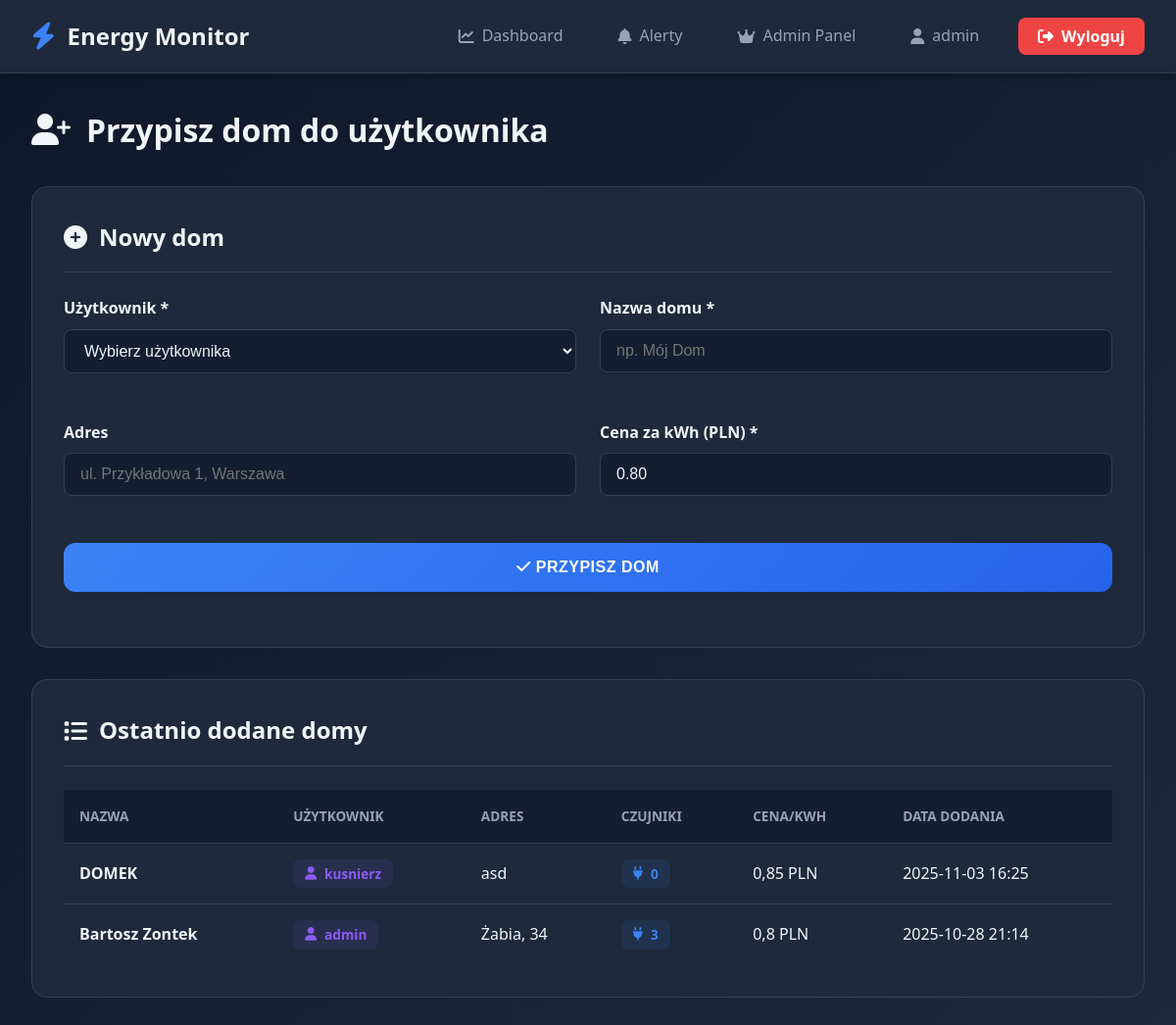
/api/admin-panel/assign/ (signed in), run on the app's committed database.
### sensors/models.py (models this page shows, shortened)
class House(models.Model):
    user = models.ForeignKey(User, on_delete=models.CASCADE, related_name='houses')
    name = models.CharField(max_length=100, verbose_name="Nazwa")
    address = models.CharField(max_length=255, blank=True, verbose_name="Adres")
    created_at = models.DateTimeField(auto_now_add=True, verbose_name="Data utworzenia")
    price_per_kwh = models.FloatField(default=0.80, verbose_name="Cena za kWh [PLN]")
    monthly_limit_kwh = models.FloatField(
        null=True,
        blank=True,
        verbose_name="Limit miesięczny [kWh]",
        help_text="Alert gdy przekroczono limit"
    )
    alert_email = models.EmailField(
        blank=True,
        verbose_name="Email do alertów",
        help_text="Jeśli pusty, użyje email użytkownika"
    )
    class Meta:
        verbose_name = "Dom"
        verbose_name_plural = "Domy"
        ordering = ['name']

### sensors/views.py (the view, shortened to what this page needs)
# urls.py: path('admin-panel/assign/', assign_house_view, name='assign_house'),
@login_required
def assign_house_view(request):
    if not request.user.is_staff: return HttpResponseForbidden("Brak dostępu")
    users = User.objects.filter(is_active=True).order_by('username')
    all_houses = House.objects.all().select_related('user').order_by('-created_at')[:50]
    context = {'users': users, 'all_houses': all_houses}
    return render(request, 'admin_assign.html', context)

### templates/admin_assign.html (shortened to what this page needs)
{% extends 'base.html' %}
{% block content %}
<div class="assign-container">
  <div class="assign-header">
    <h1><i class="fas fa-user-plus"></i> Przypisz dom do użytkownika</h1>
  </div>
  <div class="form-panel">
    <h2><i class="fas fa-plus-circle"></i> Nowy dom</h2>
    <form method="post">
      <div class="form-grid">
        <div class="form-group">
          <label for="user_id">Użytkownik *</label>
          <select name="user_id" id="user_id" class="form-control" required>
            <option value="">Wybierz użytkownika</option>
          </select>
        </div>
        <div class="form-group">
          <label for="house_name">Nazwa domu *</label>
          <input type="text" name="house_name" id="house_name" class="form-control" placeholder="np. Mój Dom" required>
        </div>
        <div class="form-group">
          <label for="address">Adres</label>
          <input type="text" name="address" id="address" class="form-control" placeholder="ul. Przykładowa 1, Warszawa">
        </div>
        <div class="form-group">
          <label for="price_per_kwh">Cena za kWh (PLN) *</label>
          <input type="number" name="price_per_kwh" id="price_per_kwh" class="form-control" value="0.80" step="0.01" min="0" required>
        </div>
        <div class="form-group full-width">
          <button type="submit" class="btn-submit">
            <i class="fas fa-check"></i> Przypisz dom
          </button>
        </div>
      </div>
    </form>
  </div>
  <div class="houses-list">
    <h2><i class="fas fa-list"></i> Ostatnio dodane domy</h2>
    <table class="houses-table">
      <thead>
        <tr>
          <th>Nazwa</th>
          <th>Użytkownik</th>
          <th>Adres</th>
          <th>Czujniki</th>
          <th>Cena/kWh</th>
          <th>Data dodania</th>
        </tr>
      </thead>
      <tbody>
        {% for house in all_houses %}
        <tr>
          <td>
            <strong>{{ house.name }}</strong>
          </td>
          <td>
            <span class="user-badge">
              <i class="fas fa-user"></i>
              {{ house.user.username }}
            </span>
          </td>
          <td>{{ house.address|default:"Brak adresu" }}</td>
          <td>
            <span class="sensor-count">
              <i class="fas fa-plug"></i>
              {{ house.sensors.count }}
            </span>
          </td>
          <td>{{ house.price_per_kwh }} PLN</td>
          <td>{{ house.created_at|date:"Y-m-d H:i" }}</td>
        </tr>
        {% empty %}
        <tr>
          <td colspan="6" style="text-align: center; color: #64748b; padding: 2rem;">
            Brak domów w systemie
          </td>
        </tr>
        {% endfor %}
      </tbody>
    </table>
  </div>
</div>
{% endblock %}

### templates/base.html (shortened to what this page needs)
<!DOCTYPE html>
<html lang="pl">
<head>
  <link rel="stylesheet" href="https://cdnjs.cloudflare.com/ajax/libs/font-awesome/6.4.0/css/all.min.css">
</head>
<body>
  {% if user.is_authenticated %}
  <nav class="navbar">
    <div class="navbar-content">
      <a href="{% url 'dashboard' %}" class="navbar-brand">
        <i class="fas fa-bolt"></i>
        Energy Monitor
      </a>
      <div class="navbar-menu">
        <a href="{% url 'dashboard' %}" class="nav-link {% if request.path == '/dashboard/' %}active{% endif %}">
          <i class="fas fa-chart-line"></i>
          Dashboard
        </a>
        <a href="{% url 'alerts' %}" class="nav-link {% if request.path == '/alerts/' %}active{% endif %}">
          <i class="fas fa-bell"></i>
          Alerty
        </a>
        {% if user.is_staff %}
        <a href="{% url 'admin_dashboard' %}" class="nav-link {% if request.path == '/admin-panel/' %}active{% endif %}">
          <i class="fas fa-crown"></i>
          Admin Panel
        </a>
        {% endif %}
        <a href="{% url 'profile' %}" class="nav-link {% if request.path == '/profile/' %}active{% endif %}">
          <i class="fas fa-user"></i>
          {{ user.username }}
        </a>
        <form action="{% url 'logout' %}" method="POST" class="logout-form-wrapper">
          <button type="submit" class="btn-logout">
            <i class="fas fa-sign-out-alt"></i>
            Wyloguj
          </button>
        </form>
      </div>
    </div>
  </nav>
  {% endif %}
  <div class="container">
    {% block content %}{% endblock %}
  </div>
</body>
</html>

### templates/base.html (style rules this page uses)
* { margin: 0; padding: 0; box-sizing: border-box; }
:root { --bg-primary: #0f172a; --bg-secondary: #1e293b; --bg-tertiary: #334155; --text-primary: #f1f5f9; --text-secondary: #94a3b8; --accent: #3b82f6; --accent-hover: #2563eb; --success: #10b981; --warning: #f59e0b; --danger: #ef4444; --border: #334155; --shadow: rgba(0, 0, 0, 0.3); }
body { font-family: 'Segoe UI', Tahoma, Geneva, Verdana, sans-serif; background: linear-gradient(135deg, #0f172a 0%, #1e293b 100%); color: var(--text-primary); min-height: 100vh; line-height: 1.6; }
.navbar { background: var(--bg-secondary); border-bottom: 1px solid var(--border); padding: 1rem 2rem; position: sticky; top: 0; z-index: 1000; backdrop-filter: blur(10px); box-shadow: 0 4px 6px var(--shadow); }
.navbar-content { max-width: 1400px; margin: 0 auto; display: flex; justify-content: space-between; align-items: center; }
.navbar-brand { display: flex; align-items: center; gap: 0.75rem; font-size: 1.5rem; font-weight: 700; color: var(--text-primary); text-decoration: none; transition: transform 0.3s ease; }
.navbar-brand i { color: var(--accent); font-size: 1.75rem; }
.navbar-menu { display: flex; gap: 1.5rem; align-items: center; }
.nav-link { color: var(--text-secondary); text-decoration: none; padding: 0.5rem 1rem; border-radius: 0.5rem; transition: all 0.3s ease; display: flex; align-items: center; gap: 0.5rem; }
.btn-logout { background: var(--danger); color: white; border: none; padding: 0.5rem 1.25rem; border-radius: 0.5rem; cursor: pointer; transition: all 0.3s ease; font-weight: 600; font-family: 'Segoe UI', Tahoma, Geneva, Verdana, sans-serif; font-size: 1rem; display: inline-flex; align-items: center; gap: 0.5rem; }
.logout-form-wrapper { margin: 0; padding: 0; display: inline; }
.container { max-width: 1400px; margin: 2rem auto; padding: 0 2rem; }

### templates/admin_assign.html (style rules this page uses)
.assign-container { max-width: 1200px; margin: 0 auto; }
.assign-header { margin-bottom: 2rem; }
.assign-header h1 { font-size: 2rem; color: #f1f5f9; display: flex; align-items: center; gap: 1rem; }
.form-panel { background: var(--bg-secondary); border: 1px solid var(--border); border-radius: 1rem; padding: 2rem; margin-bottom: 2rem; }
.form-panel h2 { color: #f1f5f9; font-size: 1.5rem; margin-bottom: 1.5rem; padding-bottom: 1rem; border-bottom: 1px solid var(--border); display: flex; align-items: center; gap: 0.75rem; }
.form-grid { display: grid; grid-template-columns: 1fr 1fr; gap: 1.5rem; }
.form-group { margin-bottom: 1.5rem; }
.form-group.full-width { grid-column: span 2; }
.form-group label { display: block; color: #f1f5f9; font-weight: 600; margin-bottom: 0.5rem; }
.form-control { width: 100%; padding: 0.75rem 1rem; background: rgba(15, 23, 42, 0.6); border: 1px solid #334155; border-radius: 0.5rem; color: #f1f5f9; font-size: 1rem; transition: all 0.3s ease; }
.btn-submit { background: linear-gradient(135deg, #3b82f6 0%, #2563eb 100%); color: white; border: none; padding: 1rem 2rem; border-radius: 0.75rem; font-size: 1rem; font-weight: 700; cursor: pointer; transition: all 0.3s ease; width: 100%; text-transform: uppercase; letter-spacing: 0.5px; }
.houses-list { background: var(--bg-secondary); border: 1px solid var(--border); border-radius: 1rem; padding: 2rem; }
.houses-list h2 { color: #f1f5f9; font-size: 1.5rem; margin-bottom: 1.5rem; padding-bottom: 1rem; border-bottom: 1px solid var(--border); display: flex; align-items: center; gap: 0.75rem; }
.houses-table { width: 100%; border-collapse: collapse; }
.houses-table thead { background: rgba(15, 23, 42, 0.6); }
.houses-table th { padding: 1rem; text-align: left; color: #94a3b8; font-weight: 600; font-size: 0.85rem; text-transform: uppercase; }
.houses-table td { padding: 1rem; color: #f1f5f9; border-top: 1px solid #334155; }
.houses-table tbody tr { transition: background 0.3s ease; }
.user-badge { display: inline-flex; align-items: center; gap: 0.5rem; padding: 0.25rem 0.75rem; background: rgba(139, 92, 246, 0.1); color: #8b5cf6; border-radius: 0.5rem; font-size: 0.85rem; font-weight: 600; }
.sensor-count { display: inline-flex; align-items: center; gap: 0.5rem; padding: 0.25rem 0.75rem; background: rgba(59, 130, 246, 0.1); color: #3b82f6; border-radius: 0.5rem; font-size: 0.85rem; font-weight: 600; }

### data on the page
House: name "DOMEK", user.username "kusnierz", address "asd", sensors.count "0", price_per_kwh "0,85", created_at "2025-11-03 16:25"
House: name "Bartosz Zontek", user.username "admin", address "Żabia, 34", sensors.count "3", price_per_kwh "0,8", created_at "2025-10-28 21:14"

### other printed values
{{ user.username }} "admin"
